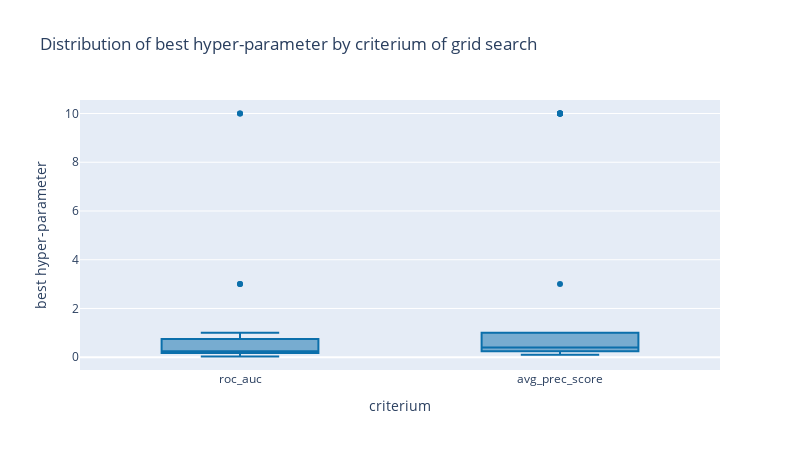

Write notebook code for a chart like this one.
### Markdown cell above
<a id='reference4'></a>

### Code cell
# Dataframes with best hyper-parameter by criterium of grid search:
best_param_roc = pd.DataFrame(data={'crit': ['roc_auc' for i in range(len(LR_div))],
                                    'best_param': LR_div['best_param_roc'].to_list()}) 
best_param_prec = pd.DataFrame(data={'crit': ['avg_prec_score' for i in range(len(LR_div))],
                                     'best_param': LR_div['best_param_prec'].to_list()}) 
best_param = pd.concat([best_param_roc, best_param_prec], axis=0, sort=False)

# Boxplot for the distribution of best hyper-parameter for each criterium of grid search:
px.box(data_frame=best_param, x='crit', y='best_param',
       color_discrete_sequence=['#0b6fab'],
       width=800, height=450,
       labels={'best_param': 'best hyper-parameter', 'crit': 'criterium'},
       title='Distribution of best hyper-parameter by criterium of grid search')

### Figure 1 — Plotly figure (JSON) as saved in the notebook; plotly's stock layout.template omitted (floating-point values rounded to 4 significant figures)
{"data": [{"alignmentgroup": "True", "hovertemplate": "criterium=%{x}<br>best hyper-parameter=%{y}<extra></extra>", "legendgroup": "", "marker": {"color": "#0b6fab"}, "name": "", "notched": false, "offsetgroup": "", "orientation": "v", "showlegend": false, "type": "box", "x": ["roc_auc", "roc_auc", "roc_auc", "roc_auc", "roc_auc", "roc_auc", "roc_auc", "roc_auc", "roc_auc", "roc_auc", "roc_auc", "roc_auc", "roc_auc", "roc_auc", "roc_auc", "roc_auc", "roc_auc", "roc_auc", "roc_auc", "roc_auc", "roc_auc", "roc_auc", "roc_auc", "roc_auc", "roc_auc", "roc_auc", "roc_auc", "roc_auc", "roc_auc", "roc_auc", "roc_auc", "roc_auc", "roc_auc", "roc_auc", "roc_auc", "roc_auc", "roc_auc", "roc_auc", "roc_auc", "roc_auc", "roc_auc", "roc_auc", "roc_auc", "roc_auc", "avg_prec_score", "avg_prec_score", "avg_prec_score", "avg_prec_score", "avg_prec_score", "avg_prec_score", "avg_prec_score", "avg_prec_score", "avg_prec_score", "avg_prec_score", "avg_prec_score", "avg_prec_score", "avg_prec_score", "avg_prec_score", "avg_prec_score", "avg_prec_score", "avg_prec_score", "avg_prec_score", "avg_prec_score", "avg_prec_score", "avg_prec_score", "avg_prec_score", "avg_prec_score", "avg_prec_score", "avg_prec_score", "avg_prec_score", "avg_prec_score", "avg_prec_score", "avg_prec_score", "avg_prec_score", "avg_prec_score", "avg_prec_score", "avg_prec_score", "avg_prec_score", "avg_prec_score", "avg_prec_score", "avg_prec_score", "avg_prec_score", "avg_prec_score", "avg_prec_score", "avg_prec_score", "avg_prec_score", "avg_prec_score", "avg_prec_score"], "x0": " ", "xaxis": "x", "y": [0.1, 0.5, 0.1, 0.03, 0.25, 0.75, 0.25, 0.25, 0.3, 0.1, 1, 0.75, 0.75, 0.5, 0.1, 3, 0.1, 0.3, 0.3, 10, 0.25, 0.1, 0.25, 1, 0.25, 3, 0.5, 0.5, 0.5, 0.03, 0.25, 10, 0.1, 0.75, 0.25, 0.25, 0.25, 0.25, 1, 0.5, 0.1, 0.25, 0.03, 1, 0.75, 1, 10, 0.25, 1, 10, 0.75, 0.1, 0.25, 10, 0.25, 1, 0.5, 0.75, 0.3, 10, 0.25, 0.1, 0.1, 1, 0.3, 0.25, 0.5, 10, 0.3, 0.5, 0.75, 10, 0.3, 0.1, 0.5, 1, 0.3, 0.3, 0.5, 0.3, 0.1, 0.1, 0.3, 3, 0.25, 10, 0.1, 0.25], "y0": " ", "yaxis": "y"}], "layout": {"boxmode": "group", "height": 450, "legend": {"tracegroupgap": 0}, "title": {"text": "Distribution of best hyper-parameter by criterium of grid search"}, "width": 800, "xaxis": {"anchor": "y", "domain": [0, 1], "title": {"text": "criterium"}}, "yaxis": {"anchor": "x", "domain": [0, 1], "title": {"text": "best hyper-parameter"}}}}
